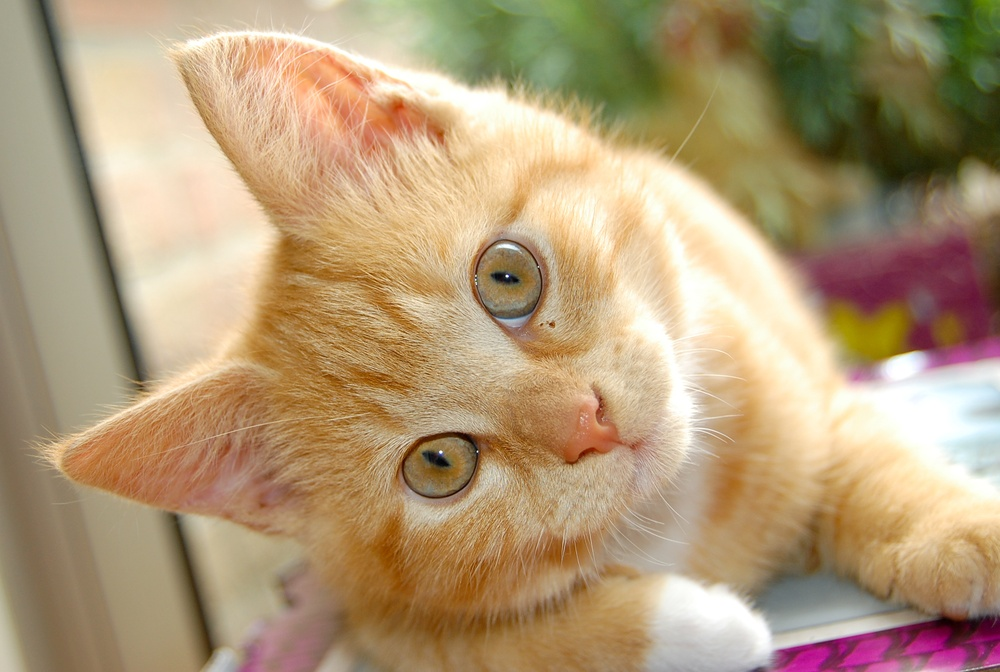
#> input picture cat.jpg, 1000 x 672 px, shrunk from 2673 x 1797 before the run
$ python sobel_and_laplacian.py --image ../cat.jpg   (older library calls are emulated)
#> lines starting #> are read from the running program, lines starting #| are printed output that depends on the picture
# -*- coding: utf-8 -*-
# @Author:   MR_Radish
# @Date:     2018-08-06 15:00:08
# @E-mail:   ty_2016@foxmail.com
# @FileName: sobel_and_laplacian.py
# @TODO: 使用sobel和laplacian算子进行边缘检测

import numpy as np
import argparse
import cv2

ap = argparse.ArgumentParser()
ap.add_argument("-i", "--image", required=True, help="Path to the image")
args = vars(ap.parse_args())

image = cv2.imread(args["image"])
#> image is the input picture: shape (672, 1000, 3); mean B, G, R 119.2, 153.6, 177.2
image = cv2.cvtColor(image, cv2.COLOR_BGR2GRAY)
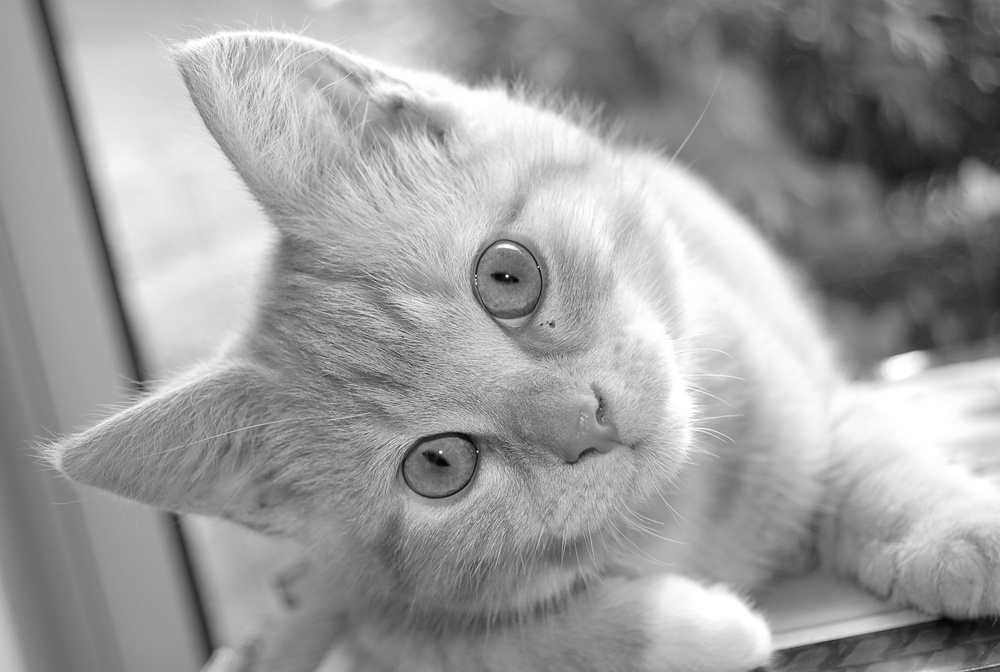
#> image: shape (672, 1000); min 2, max 255, mean 156.8
cv2.imshow("Original", image)

# cv2.CV_64F: 表示输出图片的数据类型
# Why are we using a 64-bit float now?
# The reason involves the transition of black-to-white and
# white-to-black in the image.

# Transitioning from black-to-white is considered a positive slope,
# whereas a transition from white-to-black is a
# negative slope. If you remember our discussion of image
# arithmetic in Chapter 6, you’ll know that an 8-bit unsigned
# integer does not represent negative values. Either it will be
# clipped to zero if you are using OpenCV or a modulus op-eration
# will be performed using NumPy.

# The short answer here is that if you don’t use a floating
# point data type when computing the gradient magnitude
# image, you will miss edges, specifically the white-to-black
# transitions.
lap = cv2.Laplacian(image, cv2.CV_64F)
# print("Before:", lap[0, 0], type(lap[0, 0]))  # <class 'numpy.float64'>
lap = np.uint8(np.absolute(lap))
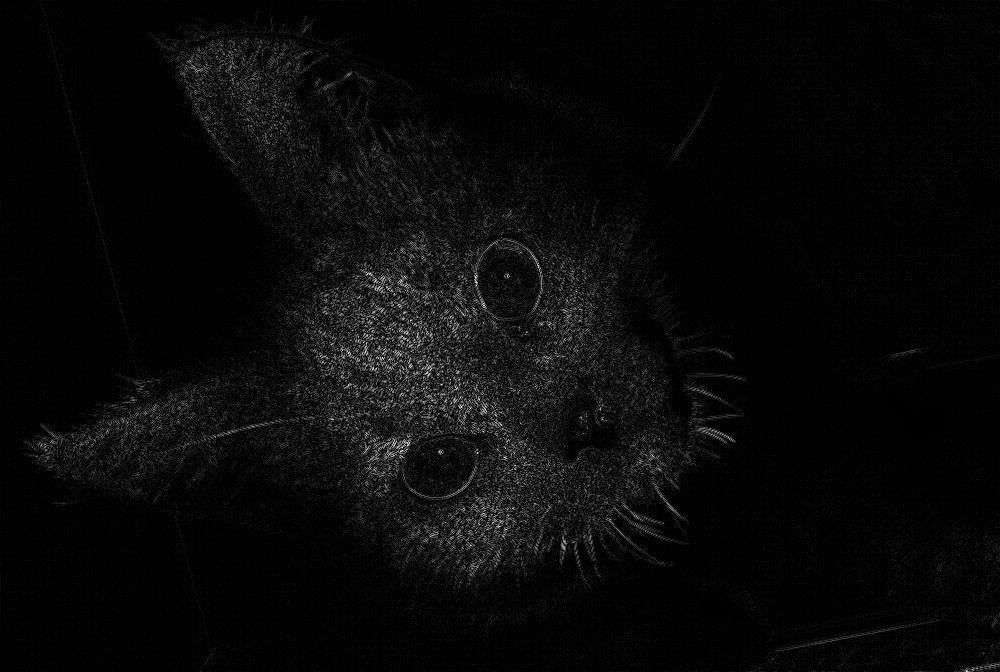
#> lap: shape (672, 1000); min 0, max 255, mean 9.3
# print("After:", lap[0, 0], type(lap[0, 0]))   # <class 'numpy.uint8'>
cv2.imshow("Laplacian", lap)
cv2.waitKey(0)

# Specify a value of 1 and 0 to find vertical edge-like
# regions and 0 and 1 to find horizontal edge-like regions.

sobelX = cv2.Sobel(image, cv2.CV_64F, 1, 0)
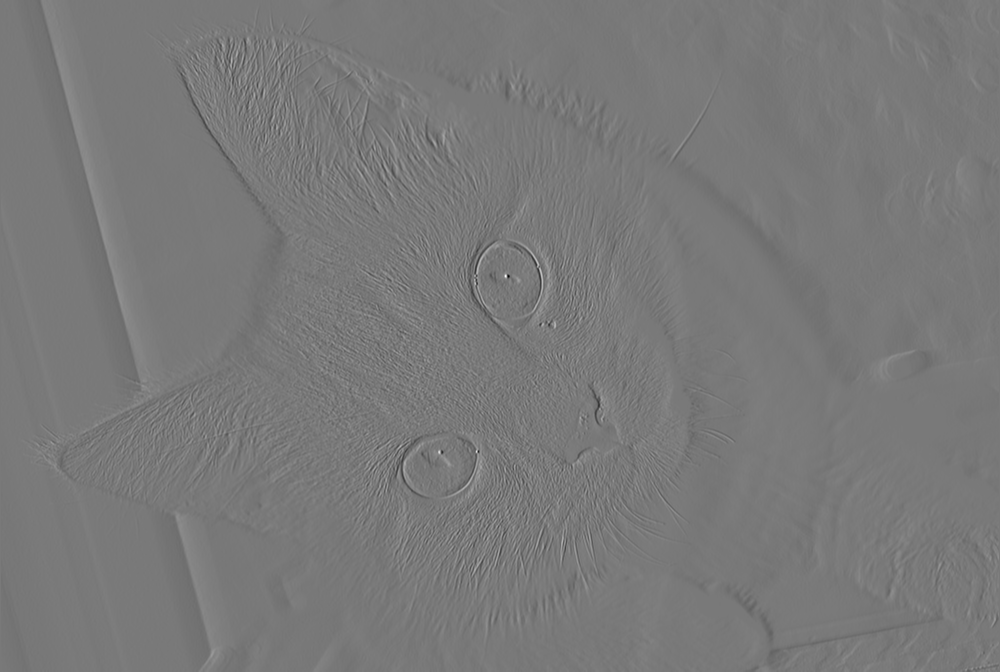
#> sobelX: shape (672, 1000) float64; min -706, max 777, mean -0.2; drawn with min black and max white
sobelY = cv2.Sobel(image, cv2.CV_64F, 0, 1)
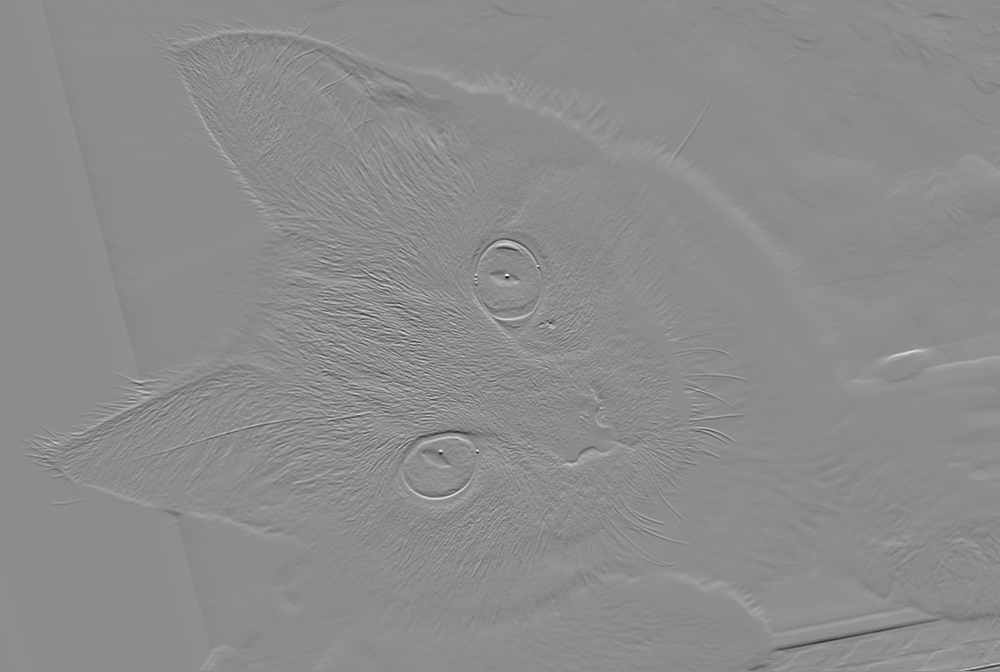
#> sobelY: shape (672, 1000) float64; min -770, max 625, mean -0.1; drawn with min black and max white

sobelX = np.uint8(np.absolute(sobelX))
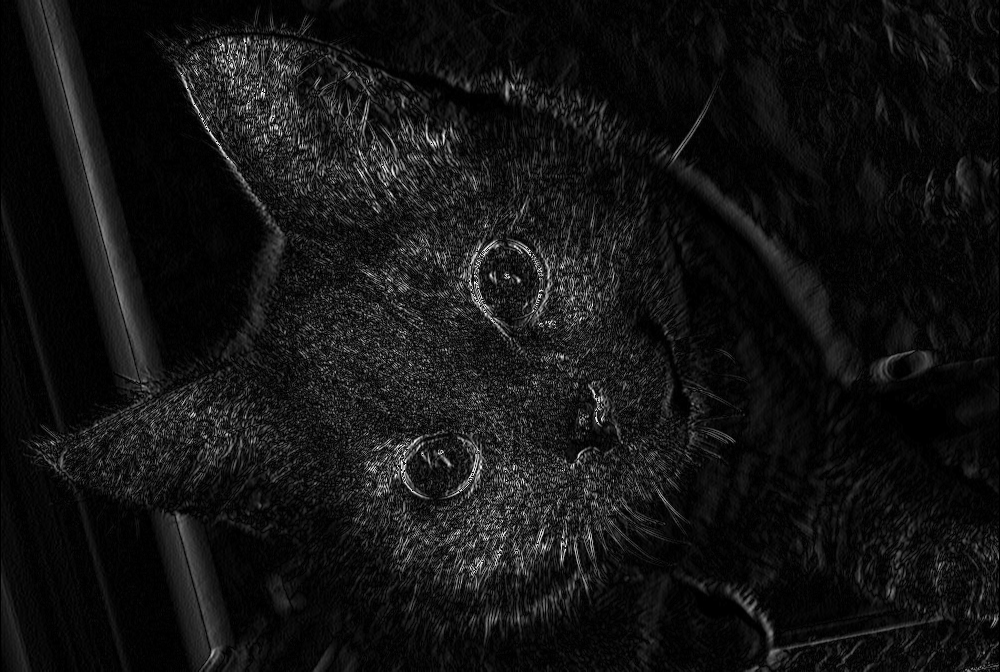
#> sobelX: shape (672, 1000); min 0, max 255, mean 19.4
sobelY = np.uint8(np.absolute(sobelY))
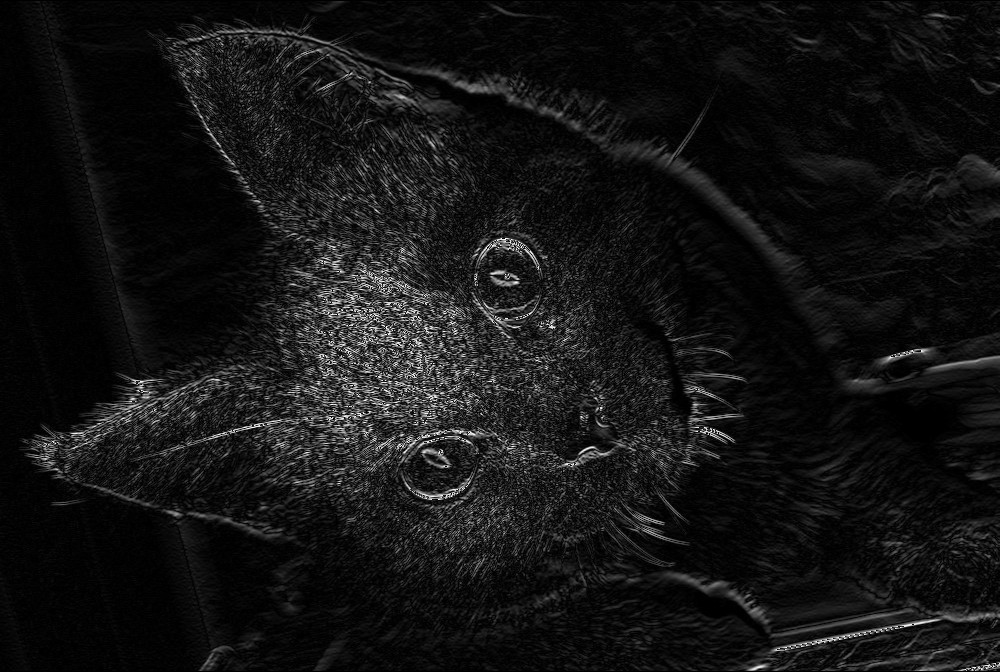
#> sobelY: shape (672, 1000); min 0, max 255, mean 19.8

# an OR operation is true when either pixel is greater than zero.
# Therefore, a given pixel will be True if either a horizontal
# or vertical edge is present. either: 两者中一个
sobelCombined = cv2.bitwise_or(sobelX, sobelY)
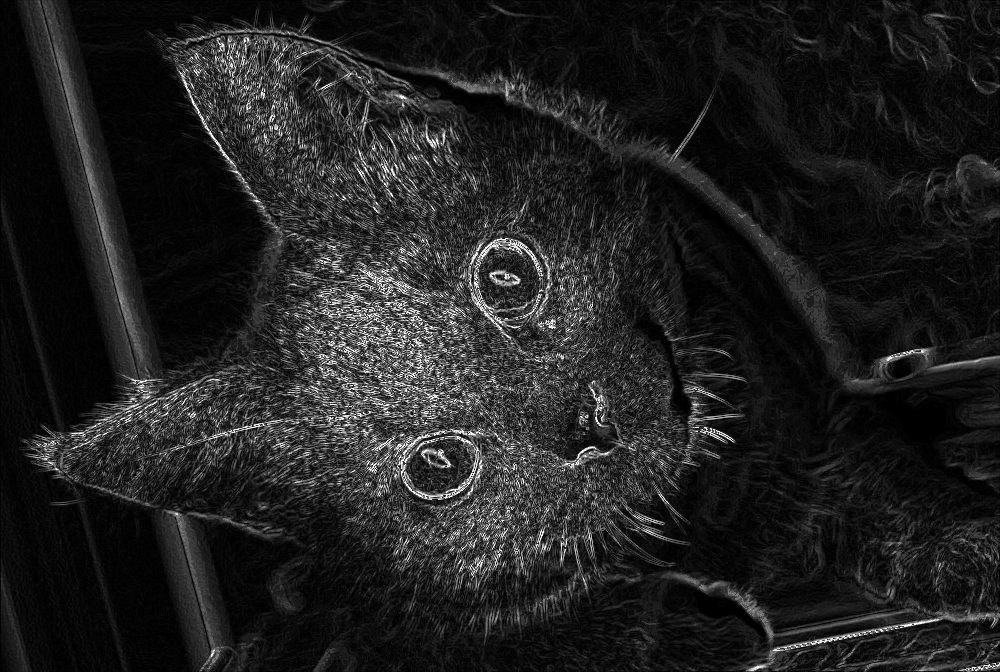
#> sobelCombined: shape (672, 1000); min 0, max 255, mean 32.7

cv2.imshow("Sobel X", sobelX)
cv2.imshow("Sobel Y", sobelY)
cv2.imshow("Sobel Combined", sobelCombined)
cv2.waitKey(0)

# 上面的结果存在问题：the edges are very “noisy”.
# They are not clean and crisp.
